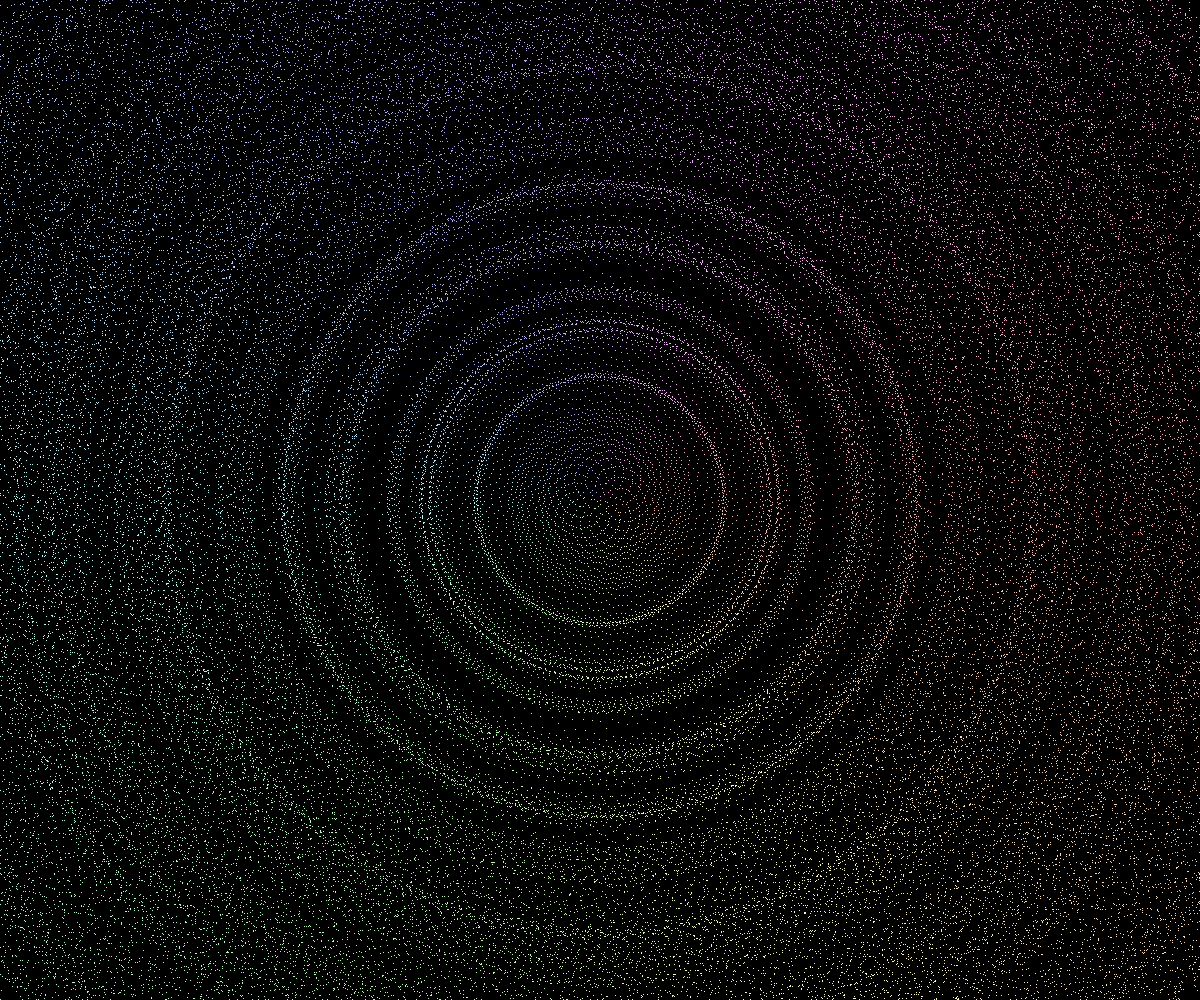
Frame 1 (no input)
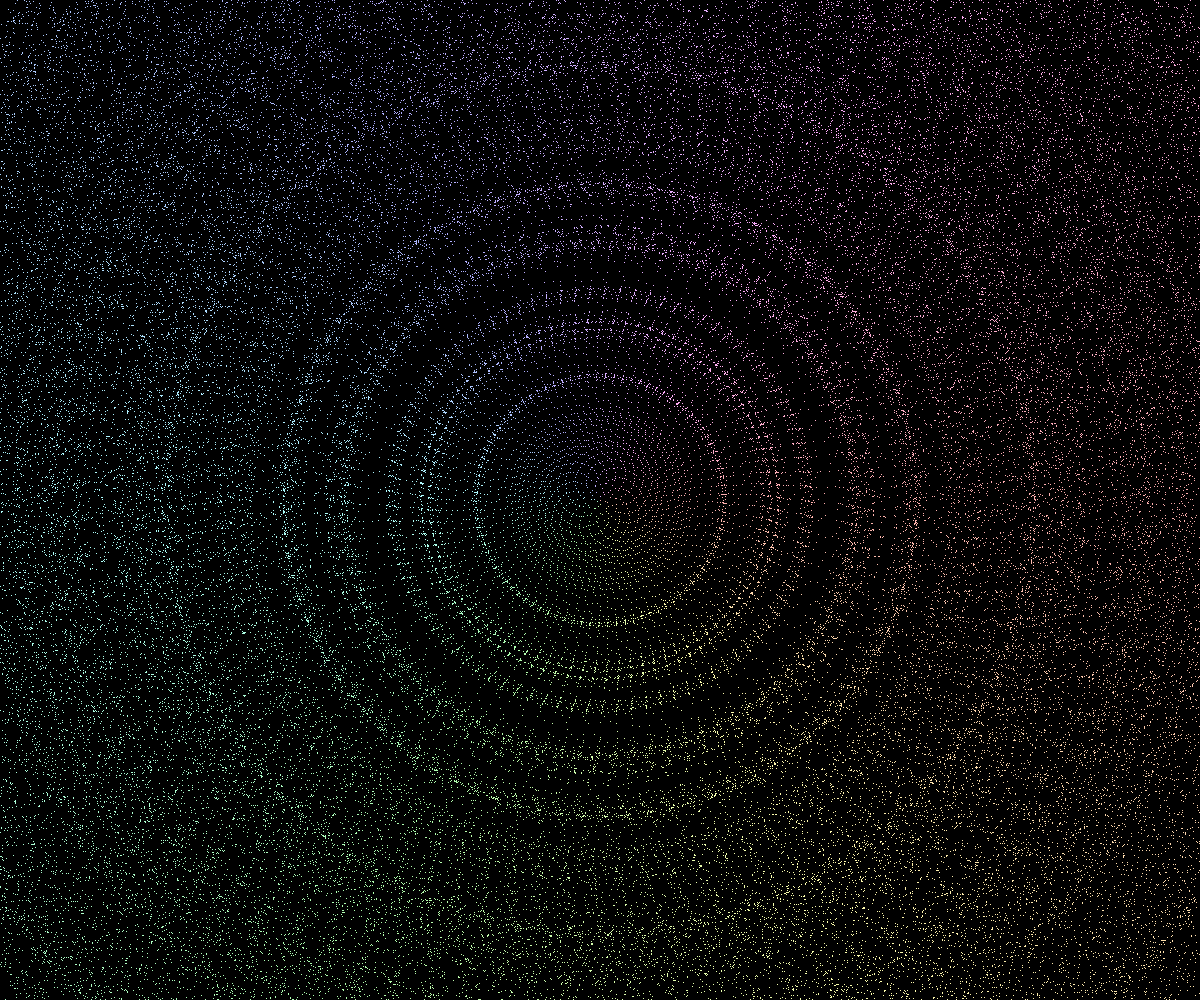
Frame 2 (the mouse pressed at the canvas centre, redrawn once)

The p5.js sketch that drew these frames (run headless with seeded random() and noise() and a simulated clock; the mouse was pressed at the canvas centre and the sketch redrawn once):

// p5.js sketch
// ── sketch.js
let points = [];
let t = 0; // Time variable for animation

function setup() {
  createCanvas(windowWidth, windowHeight);
  pixelDensity(1);
  colorMode(HSB, 360, 100, 100, 100);
  noStroke();
  noLoop(); // We will manually refresh frames
}

function draw() {
  background(0);
  loadPixels();
  
  let goldenAngle = radians(137.5) + sin(t) * 0.1; // Slight rotation over time
  let c = 2.5 + sin(t * 0.5) * 0.5; // Breathing effect in radius

  points = []; // Clear and recalculate points each frame
  for (let i = 0; i < 100000; i++) {
    let angle = i % 2 === 0 ? i * goldenAngle : i * (goldenAngle + radians(10));
    let noiseFactor = map(noise(i * 0.001, t * 0.01), 0, 1, 0.8, 1.2); // Dynamic noise
    let r = c * sqrt(i) * noiseFactor;
    let x = width / 2 + r * cos(angle);
    let y = height / 2 + r * sin(angle);
    let hueVal = (degrees(angle) + t * 5) % 360; // Color shift
    let col = color(hueVal, 80, 100, 100);
    points.push({ x, y, col });
  }

  for (let i = 0; i < points.length; i++) {
    let x = floor(points[i].x);
    let y = floor(points[i].y);
    if (x < 0 || x >= width || y < 0 || y >= height) continue;

    let index = 4 * (x + y * width);
    let col = points[i].col;
    pixels[index] = red(col);
    pixels[index + 1] = green(col);
    pixels[index + 2] = blue(col);
    pixels[index + 3] = alpha(col);
  }

  updatePixels();
  t += 0.001; // Increment time variable
  requestAnimationFrame(draw); // Keep animating
}
